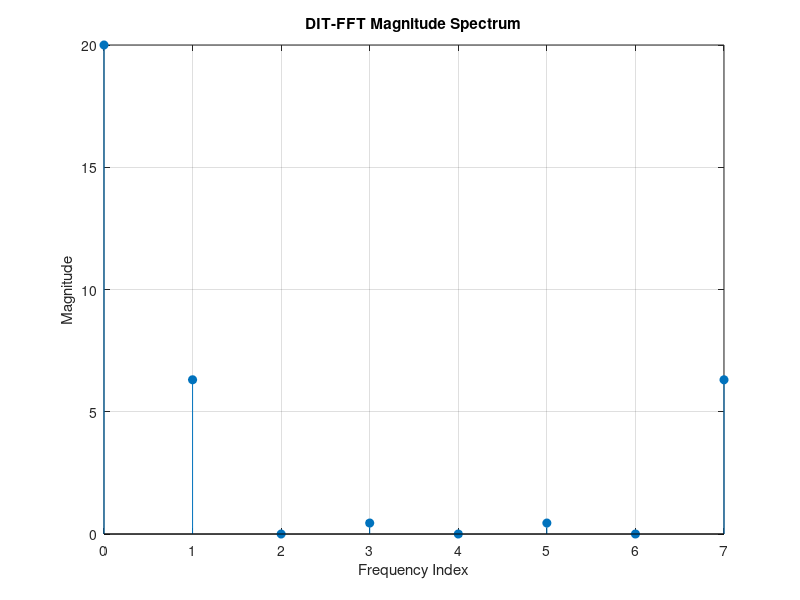

MATLAB code to generate this figure:
clc;
clear;
close all;

% DIT-FFT (Decimation in Time Fast Fourier Transform)

% Input sequence
x = [1 2 3 4 4 3 2 1];

% Number of samples
N = length(x);

% Check whether N is a power of 2
if mod(log2(N),1) ~= 0
    error('N must be a power of 2');
end

% Bit-reversal of input
x = bitrevorder(x);

% Number of stages
stages = log2(N);

% DIT-FFT computation
for stage = 1:stages

    % Size of each butterfly group
    M = 2^stage;

    % Twiddle factor
    W_M = exp(-1j * 2 * pi / M);

    % Process each group
    for k = 1:M:N

        W = 1;

        % Butterfly operations
        for j = 0:(M/2-1)

            index1 = k + j;
            index2 = k + j + M/2;

            % Butterfly
            T = W * x(index2);

            x(index2) = x(index1) - T;
            x(index1) = x(index1) + T;

            % Update twiddle factor
            W = W * W_M;
        end
    end
end

% Display DIT-FFT output
disp('Input Sequence:');
disp([1 2 3 4 4 3 2 1]);

disp('DIT-FFT Output:');
disp(x);

% Plot magnitude spectrum
f = 0:N-1;

figure;
stem(f, abs(x), 'filled');
xlabel('Frequency Index');
ylabel('Magnitude');
title('DIT-FFT Magnitude Spectrum');
grid on;
